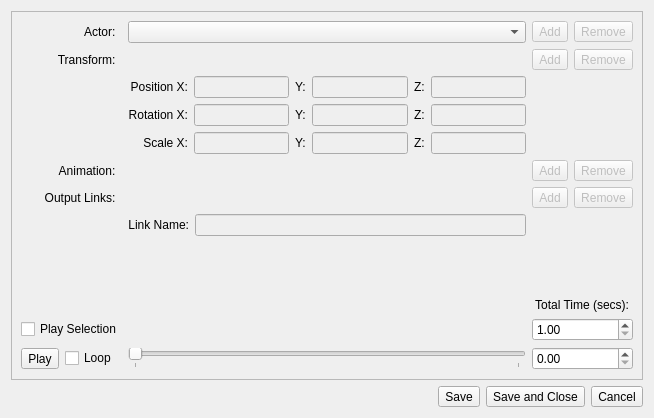
<?xml version="1.0" encoding="UTF-8"?>
<ui version="4.0">
 <class>CinematicEditor</class>
 <widget class="QWidget" name="CinematicEditor">
  <property name="enabled">
   <bool>true</bool>
  </property>
  <property name="geometry">
   <rect>
    <x>0</x>
    <y>0</y>
    <width>654</width>
    <height>418</height>
   </rect>
  </property>
  <property name="mouseTracking">
   <bool>false</bool>
  </property>
  <property name="windowTitle">
   <string>Cinematic Editor</string>
  </property>
  <layout class="QGridLayout" name="gridLayout_2">
   <item row="0" column="0">
    <layout class="QHBoxLayout" name="horizontalLayout">
     <property name="topMargin">
      <number>0</number>
     </property>
     <item>
      <widget class="QFrame" name="mEventFrame">
       <property name="frameShape">
        <enum>QFrame::StyledPanel</enum>
       </property>
       <property name="frameShadow">
        <enum>QFrame::Raised</enum>
       </property>
       <layout class="QGridLayout" name="gridLayout">
        <item row="9" column="4">
         <widget class="EventTrackWidget" name="mSelectionTrack" native="true">
          <property name="minimumSize">
           <size>
            <width>0</width>
            <height>20</height>
           </size>
          </property>
         </widget>
        </item>
        <item row="4" column="4">
         <widget class="EventTrackWidget" name="mAnimationTrack" native="true">
          <property name="enabled">
           <bool>false</bool>
          </property>
          <property name="minimumSize">
           <size>
            <width>0</width>
            <height>20</height>
           </size>
          </property>
         </widget>
        </item>
        <item row="10" column="1">
         <widget class="QToolButton" name="mPlayButton">
          <property name="text">
           <string>Play</string>
          </property>
         </widget>
        </item>
        <item row="10" column="2">
         <widget class="QCheckBox" name="mLoopFlag">
          <property name="text">
           <string>Loop</string>
          </property>
         </widget>
        </item>
        <item row="9" column="1" colspan="2">
         <widget class="QCheckBox" name="mPlaySelectionFlag">
          <property name="text">
           <string>Play Selection</string>
          </property>
          <property name="autoRepeat">
           <bool>false</bool>
          </property>
          <property name="tristate">
           <bool>false</bool>
          </property>
         </widget>
        </item>
        <item row="4" column="1" colspan="2">
         <widget class="QLabel" name="label_2">
          <property name="text">
           <string>Animation:  </string>
          </property>
          <property name="alignment">
           <set>Qt::AlignRight|Qt::AlignTrailing|Qt::AlignVCenter</set>
          </property>
         </widget>
        </item>
        <item row="10" column="4">
         <widget class="QSlider" name="mTimeSlider">
          <property name="minimumSize">
           <size>
            <width>0</width>
            <height>20</height>
           </size>
          </property>
          <property name="maximum">
           <number>1000</number>
          </property>
          <property name="singleStep">
           <number>1000</number>
          </property>
          <property name="pageStep">
           <number>10000</number>
          </property>
          <property name="orientation">
           <enum>Qt::Horizontal</enum>
          </property>
          <property name="invertedAppearance">
           <bool>false</bool>
          </property>
          <property name="tickPosition">
           <enum>QSlider::TicksBelow</enum>
          </property>
          <property name="tickInterval">
           <number>1000</number>
          </property>
         </widget>
        </item>
        <item row="1" column="4">
         <widget class="EventTrackWidget" name="mTransformTrack" native="true">
          <property name="enabled">
           <bool>false</bool>
          </property>
          <property name="minimumSize">
           <size>
            <width>0</width>
            <height>20</height>
           </size>
          </property>
         </widget>
        </item>
        <item row="1" column="1" colspan="2">
         <widget class="QLabel" name="label_4">
          <property name="sizePolicy">
           <sizepolicy hsizetype="Preferred" vsizetype="Preferred">
            <horstretch>0</horstretch>
            <verstretch>0</verstretch>
           </sizepolicy>
          </property>
          <property name="minimumSize">
           <size>
            <width>0</width>
            <height>0</height>
           </size>
          </property>
          <property name="text">
           <string>Transform:  </string>
          </property>
          <property name="alignment">
           <set>Qt::AlignRight|Qt::AlignTrailing|Qt::AlignVCenter</set>
          </property>
         </widget>
        </item>
        <item row="1" column="6">
         <widget class="QToolButton" name="mAddTransformButton">
          <property name="enabled">
           <bool>false</bool>
          </property>
          <property name="text">
           <string>Add</string>
          </property>
         </widget>
        </item>
        <item row="1" column="7">
         <widget class="QToolButton" name="mRemoveTransformButton">
          <property name="enabled">
           <bool>false</bool>
          </property>
          <property name="text">
           <string>Remove</string>
          </property>
         </widget>
        </item>
        <item row="0" column="4">
         <widget class="QComboBox" name="mActorCombo">
          <property name="sizePolicy">
           <sizepolicy hsizetype="Expanding" vsizetype="Fixed">
            <horstretch>0</horstretch>
            <verstretch>0</verstretch>
           </sizepolicy>
          </property>
          <property name="minimumSize">
           <size>
            <width>0</width>
            <height>0</height>
           </size>
          </property>
         </widget>
        </item>
        <item row="0" column="1" colspan="2">
         <widget class="QLabel" name="label_3">
          <property name="text">
           <string>  Actor:  </string>
          </property>
          <property name="alignment">
           <set>Qt::AlignRight|Qt::AlignTrailing|Qt::AlignVCenter</set>
          </property>
         </widget>
        </item>
        <item row="0" column="6">
         <widget class="QToolButton" name="mAddActorButton">
          <property name="enabled">
           <bool>false</bool>
          </property>
          <property name="text">
           <string>Add</string>
          </property>
         </widget>
        </item>
        <item row="0" column="7">
         <widget class="QToolButton" name="mRemoveActorButton">
          <property name="enabled">
           <bool>false</bool>
          </property>
          <property name="text">
           <string>Remove</string>
          </property>
         </widget>
        </item>
        <item row="7" column="4">
         <spacer name="verticalSpacer">
          <property name="orientation">
           <enum>Qt::Vertical</enum>
          </property>
          <property name="sizeHint" stdset="0">
           <size>
            <width>20</width>
            <height>40</height>
           </size>
          </property>
         </spacer>
        </item>
        <item row="8" column="6" colspan="2">
         <widget class="QLabel" name="label">
          <property name="sizePolicy">
           <sizepolicy hsizetype="Preferred" vsizetype="Fixed">
            <horstretch>0</horstretch>
            <verstretch>0</verstretch>
           </sizepolicy>
          </property>
          <property name="minimumSize">
           <size>
            <width>0</width>
            <height>20</height>
           </size>
          </property>
          <property name="acceptDrops">
           <bool>false</bool>
          </property>
          <property name="text">
           <string> Total Time (secs):</string>
          </property>
          <property name="alignment">
           <set>Qt::AlignBottom|Qt::AlignLeading|Qt::AlignLeft</set>
          </property>
         </widget>
        </item>
        <item row="4" column="6">
         <widget class="QToolButton" name="mAddAnimationButton">
          <property name="enabled">
           <bool>false</bool>
          </property>
          <property name="text">
           <string>Add</string>
          </property>
         </widget>
        </item>
        <item row="4" column="7">
         <widget class="QToolButton" name="mRemoveAnimationButton">
          <property name="enabled">
           <bool>false</bool>
          </property>
          <property name="text">
           <string>Remove</string>
          </property>
         </widget>
        </item>
        <item row="3" column="4">
         <layout class="QGridLayout" name="mTransformFrame">
          <property name="bottomMargin">
           <number>0</number>
          </property>
          <item row="0" column="0">
           <widget class="QLabel" name="label_5">
            <property name="minimumSize">
             <size>
              <width>0</width>
              <height>0</height>
             </size>
            </property>
            <property name="text">
             <string>Position X:</string>
            </property>
            <property name="alignment">
             <set>Qt::AlignRight|Qt::AlignTrailing|Qt::AlignVCenter</set>
            </property>
           </widget>
          </item>
          <item row="0" column="2">
           <widget class="QLabel" name="label_6">
            <property name="text">
             <string>Y:</string>
            </property>
           </widget>
          </item>
          <item row="0" column="4">
           <widget class="QLabel" name="label_7">
            <property name="text">
             <string>Z:</string>
            </property>
           </widget>
          </item>
          <item row="0" column="1">
           <widget class="QLineEdit" name="mPosXEdit">
            <property name="enabled">
             <bool>false</bool>
            </property>
            <property name="inputMethodHints">
             <set>Qt::ImhPreferNumbers</set>
            </property>
           </widget>
          </item>
          <item row="0" column="3">
           <widget class="QLineEdit" name="mPosYEdit">
            <property name="enabled">
             <bool>false</bool>
            </property>
            <property name="inputMethodHints">
             <set>Qt::ImhPreferNumbers</set>
            </property>
           </widget>
          </item>
          <item row="0" column="5">
           <widget class="QLineEdit" name="mPosZEdit">
            <property name="enabled">
             <bool>false</bool>
            </property>
            <property name="inputMethodHints">
             <set>Qt::ImhPreferNumbers</set>
            </property>
           </widget>
          </item>
          <item row="1" column="0">
           <widget class="QLabel" name="label_8">
            <property name="minimumSize">
             <size>
              <width>0</width>
              <height>0</height>
             </size>
            </property>
            <property name="text">
             <string>Rotation X:</string>
            </property>
            <property name="alignment">
             <set>Qt::AlignRight|Qt::AlignTrailing|Qt::AlignVCenter</set>
            </property>
           </widget>
          </item>
          <item row="1" column="2">
           <widget class="QLabel" name="label_9">
            <property name="text">
             <string>Y:</string>
            </property>
           </widget>
          </item>
          <item row="1" column="4">
           <widget class="QLabel" name="label_10">
            <property name="text">
             <string>Z:</string>
            </property>
           </widget>
          </item>
          <item row="1" column="1">
           <widget class="QLineEdit" name="mRotYEdit">
            <property name="enabled">
             <bool>false</bool>
            </property>
            <property name="inputMethodHints">
             <set>Qt::ImhPreferNumbers</set>
            </property>
           </widget>
          </item>
          <item row="1" column="3">
           <widget class="QLineEdit" name="mRotZEdit">
            <property name="enabled">
             <bool>false</bool>
            </property>
            <property name="inputMethodHints">
             <set>Qt::ImhPreferNumbers</set>
            </property>
           </widget>
          </item>
          <item row="1" column="5">
           <widget class="QLineEdit" name="mRotXEdit">
            <property name="enabled">
             <bool>false</bool>
            </property>
            <property name="inputMethodHints">
             <set>Qt::ImhPreferNumbers</set>
            </property>
           </widget>
          </item>
          <item row="2" column="0">
           <widget class="QLabel" name="label_11">
            <property name="text">
             <string>Scale X:</string>
            </property>
            <property name="alignment">
             <set>Qt::AlignRight|Qt::AlignTrailing|Qt::AlignVCenter</set>
            </property>
           </widget>
          </item>
          <item row="2" column="2">
           <widget class="QLabel" name="label_12">
            <property name="text">
             <string>Y:</string>
            </property>
           </widget>
          </item>
          <item row="2" column="4">
           <widget class="QLabel" name="label_13">
            <property name="text">
             <string>Z:</string>
            </property>
           </widget>
          </item>
          <item row="2" column="1">
           <widget class="QLineEdit" name="mScaleXEdit">
            <property name="enabled">
             <bool>false</bool>
            </property>
            <property name="inputMethodHints">
             <set>Qt::ImhPreferNumbers</set>
            </property>
           </widget>
          </item>
          <item row="2" column="3">
           <widget class="QLineEdit" name="mScaleYEdit">
            <property name="enabled">
             <bool>false</bool>
            </property>
            <property name="inputMethodHints">
             <set>Qt::ImhPreferNumbers</set>
            </property>
           </widget>
          </item>
          <item row="2" column="5">
           <widget class="QLineEdit" name="mScaleZEdit">
            <property name="enabled">
             <bool>false</bool>
            </property>
            <property name="inputMethodHints">
             <set>Qt::ImhPreferNumbers</set>
            </property>
           </widget>
          </item>
         </layout>
        </item>
        <item row="5" column="1" colspan="2">
         <widget class="QLabel" name="label_14">
          <property name="text">
           <string>Output Links:  </string>
          </property>
          <property name="alignment">
           <set>Qt::AlignRight|Qt::AlignTrailing|Qt::AlignVCenter</set>
          </property>
         </widget>
        </item>
        <item row="5" column="4">
         <widget class="EventTrackWidget" name="mOutputTrack" native="true">
          <property name="enabled">
           <bool>true</bool>
          </property>
          <property name="minimumSize">
           <size>
            <width>0</width>
            <height>20</height>
           </size>
          </property>
         </widget>
        </item>
        <item row="5" column="6">
         <widget class="QToolButton" name="mAddOutputButton">
          <property name="enabled">
           <bool>false</bool>
          </property>
          <property name="text">
           <string>Add</string>
          </property>
         </widget>
        </item>
        <item row="5" column="7">
         <widget class="QToolButton" name="mRemoveOutputButton">
          <property name="enabled">
           <bool>false</bool>
          </property>
          <property name="text">
           <string>Remove</string>
          </property>
         </widget>
        </item>
        <item row="6" column="4">
         <layout class="QGridLayout" name="gridLayout_3">
          <item row="0" column="0">
           <widget class="QLabel" name="label_15">
            <property name="text">
             <string>Link Name:</string>
            </property>
            <property name="alignment">
             <set>Qt::AlignRight|Qt::AlignTrailing|Qt::AlignVCenter</set>
            </property>
           </widget>
          </item>
          <item row="0" column="1">
           <widget class="QLineEdit" name="mOutputNameEdit">
            <property name="enabled">
             <bool>false</bool>
            </property>
           </widget>
          </item>
         </layout>
        </item>
        <item row="9" column="6" colspan="2">
         <widget class="QDoubleSpinBox" name="mTotalTimeEdit">
          <property name="alignment">
           <set>Qt::AlignLeading|Qt::AlignLeft|Qt::AlignVCenter</set>
          </property>
          <property name="decimals">
           <number>2</number>
          </property>
          <property name="minimum">
           <double>1.000000000000000</double>
          </property>
          <property name="maximum">
           <double>1000.000000000000000</double>
          </property>
          <property name="singleStep">
           <double>0.010000000000000</double>
          </property>
          <property name="value">
           <double>1.000000000000000</double>
          </property>
         </widget>
        </item>
        <item row="10" column="6" colspan="2">
         <widget class="QDoubleSpinBox" name="mCurrentTimeEdit">
          <property name="maximum">
           <double>1000.000000000000000</double>
          </property>
          <property name="singleStep">
           <double>0.010000000000000</double>
          </property>
         </widget>
        </item>
       </layout>
      </widget>
     </item>
    </layout>
   </item>
   <item row="1" column="0">
    <layout class="QHBoxLayout" name="horizontalLayout_2">
     <property name="bottomMargin">
      <number>0</number>
     </property>
     <item>
      <spacer name="horizontalSpacer">
       <property name="orientation">
        <enum>Qt::Horizontal</enum>
       </property>
       <property name="sizeHint" stdset="0">
        <size>
         <width>40</width>
         <height>20</height>
        </size>
       </property>
      </spacer>
     </item>
     <item>
      <widget class="QToolButton" name="mSaveButton">
       <property name="text">
        <string>Save</string>
       </property>
      </widget>
     </item>
     <item>
      <widget class="QToolButton" name="mSaveAndCloseButton">
       <property name="text">
        <string>Save and Close</string>
       </property>
      </widget>
     </item>
     <item>
      <widget class="QToolButton" name="mCancelButton">
       <property name="text">
        <string>Cancel</string>
       </property>
      </widget>
     </item>
    </layout>
   </item>
  </layout>
 </widget>
 <customwidgets>
  <customwidget>
   <class>EventTrackWidget</class>
   <extends>QWidget</extends>
   <header location="global">EventTrackWidget.h</header>
   <container>1</container>
  </customwidget>
 </customwidgets>
 <resources/>
 <connections/>
</ui>
